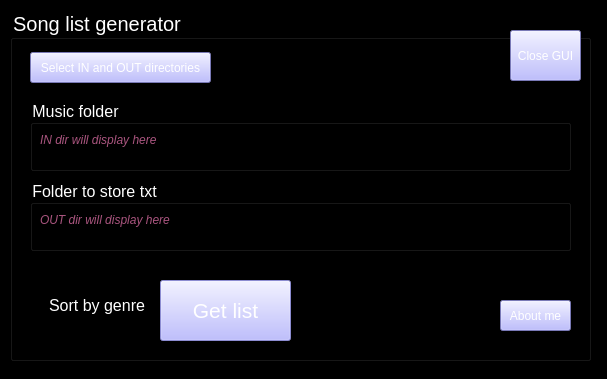
<?xml version="1.0" encoding="UTF-8"?>
<ui version="4.0">
 <class>Form</class>
 <widget class="QWidget" name="Form">
  <property name="geometry">
   <rect>
    <x>0</x>
    <y>0</y>
    <width>607</width>
    <height>379</height>
   </rect>
  </property>
  <property name="windowTitle">
   <string>Form</string>
  </property>
  <property name="styleSheet">
   <string notr="true">background-color: rgb(0, 0, 0);</string>
  </property>
  <widget class="QGroupBox" name="groupBox">
   <property name="geometry">
    <rect>
     <x>10</x>
     <y>10</y>
     <width>581</width>
     <height>351</height>
    </rect>
   </property>
   <property name="font">
    <font>
     <pointsize>15</pointsize>
    </font>
   </property>
   <property name="styleSheet">
    <string notr="true">color: rgb(255, 255, 255);</string>
   </property>
   <property name="title">
    <string>Song list generator</string>
   </property>
   <widget class="QPushButton" name="btn_getTheList">
    <property name="enabled">
     <bool>false</bool>
    </property>
    <property name="geometry">
     <rect>
      <x>150</x>
      <y>270</y>
      <width>131</width>
      <height>61</height>
     </rect>
    </property>
    <property name="font">
     <font>
      <pointsize>16</pointsize>
     </font>
    </property>
    <property name="styleSheet">
     <string notr="true">background-color: rgb(170, 170, 255);</string>
    </property>
    <property name="text">
     <string>Get list</string>
    </property>
   </widget>
   <widget class="QCheckBox" name="chbox_sorted">
    <property name="geometry">
     <rect>
      <x>20</x>
      <y>270</y>
      <width>121</width>
      <height>51</height>
     </rect>
    </property>
    <property name="font">
     <font>
      <pointsize>12</pointsize>
     </font>
    </property>
    <property name="text">
     <string>Sort by genre</string>
    </property>
   </widget>
   <widget class="QGroupBox" name="groupBox_2">
    <property name="geometry">
     <rect>
      <x>20</x>
      <y>90</y>
      <width>541</width>
      <height>71</height>
     </rect>
    </property>
    <property name="font">
     <font>
      <pointsize>12</pointsize>
     </font>
    </property>
    <property name="title">
     <string>Music folder</string>
    </property>
    <widget class="QLabel" name="txt_inDir">
     <property name="geometry">
      <rect>
       <x>10</x>
       <y>30</y>
       <width>521</width>
       <height>20</height>
      </rect>
     </property>
     <property name="font">
      <font>
       <italic>true</italic>
      </font>
     </property>
     <property name="styleSheet">
      <string notr="true">color: rgb(170, 85, 127);</string>
     </property>
     <property name="text">
      <string>IN dir will display here</string>
     </property>
    </widget>
   </widget>
   <widget class="QGroupBox" name="groupBox_3">
    <property name="geometry">
     <rect>
      <x>20</x>
      <y>170</y>
      <width>541</width>
      <height>71</height>
     </rect>
    </property>
    <property name="font">
     <font>
      <pointsize>12</pointsize>
     </font>
    </property>
    <property name="title">
     <string>Folder to store txt</string>
    </property>
    <widget class="QLabel" name="txt_outDir">
     <property name="geometry">
      <rect>
       <x>10</x>
       <y>30</y>
       <width>521</width>
       <height>20</height>
      </rect>
     </property>
     <property name="font">
      <font>
       <italic>true</italic>
      </font>
     </property>
     <property name="styleSheet">
      <string notr="true">color: rgb(170, 85, 127);</string>
     </property>
     <property name="text">
      <string>OUT dir will display here</string>
     </property>
    </widget>
   </widget>
   <widget class="QPushButton" name="btn_aboutMe">
    <property name="geometry">
     <rect>
      <x>490</x>
      <y>290</y>
      <width>71</width>
      <height>31</height>
     </rect>
    </property>
    <property name="styleSheet">
     <string notr="true">background-color: rgb(170, 170, 255);
color: rgb(255, 255, 255);</string>
    </property>
    <property name="text">
     <string>About me</string>
    </property>
   </widget>
   <widget class="QPushButton" name="btn_cerrarGUI">
    <property name="geometry">
     <rect>
      <x>500</x>
      <y>20</y>
      <width>71</width>
      <height>51</height>
     </rect>
    </property>
    <property name="styleSheet">
     <string notr="true">background-color: rgb(170, 170, 255);
color: rgb(255, 255, 255);</string>
    </property>
    <property name="text">
     <string>Close GUI</string>
    </property>
   </widget>
   <widget class="QPushButton" name="btn_dirs">
    <property name="geometry">
     <rect>
      <x>20</x>
      <y>42</y>
      <width>181</width>
      <height>31</height>
     </rect>
    </property>
    <property name="styleSheet">
     <string notr="true">
background-color: rgb(170, 170, 255);</string>
    </property>
    <property name="text">
     <string>Select IN and OUT directories</string>
    </property>
   </widget>
   <widget class="QLabel" name="label_todoOK">
    <property name="geometry">
     <rect>
      <x>300</x>
      <y>280</y>
      <width>121</width>
      <height>51</height>
     </rect>
    </property>
    <property name="styleSheet">
     <string notr="true">color: rgb(255, 255, 0);</string>
    </property>
    <property name="text">
     <string/>
    </property>
   </widget>
  </widget>
 </widget>
 <resources/>
 <connections/>
</ui>
